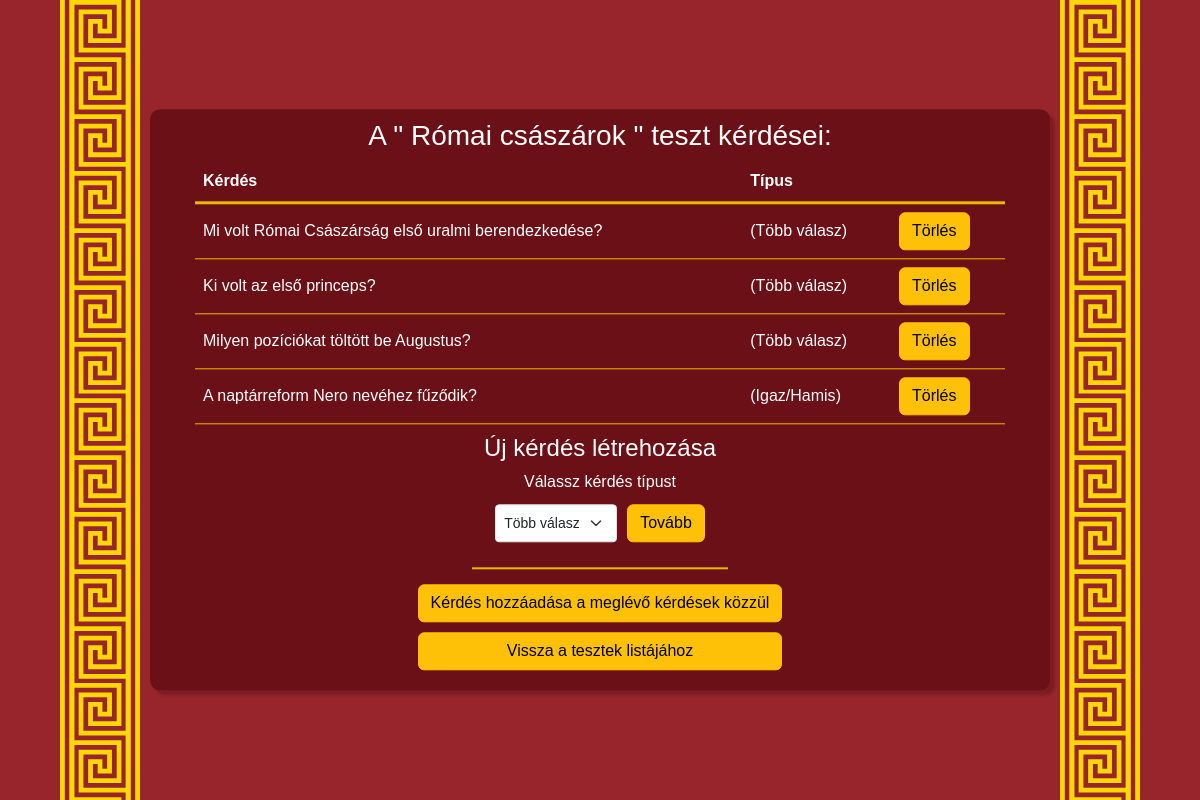
/test/27/test-details/ (signed in), run on the app's committed database.
### roman_map/models.py (models this page shows, shortened)
class Quiz(models.Model):
    id = models.BigAutoField(primary_key=True)
    title = models.CharField(max_length=255)
    description = models.TextField()
    created_date = models.DateTimeField(auto_now_add=True)
    created_by = models.ForeignKey(CustomUser, on_delete=models.CASCADE, related_name='created_quizzes', null=True, blank=True)

class Question(models.Model):
    id = models.BigAutoField(primary_key=True)
    QUESTION_TYPES = [
        ('mc', 'Több válasz'),
        ('tf', 'Igaz/Hamis')
    ]
    def validate_positiv_number(value):
        if value < 0:
            raise ValidationError(
                ('%(value)s kisebb min 0.'),
                params={'value': value},
            )
    quiz = models.ForeignKey(Quiz, on_delete=models.SET_NULL, related_name='questions', null=True, blank=True)
    text = models.CharField(max_length=255, blank=False)
    question_type = models.CharField(max_length=2, choices=QUESTION_TYPES)
    points = models.PositiveIntegerField(default=0, validators=[validate_positiv_number])

### roman_map/views.py (the view, shortened to what this page needs)
# urls.py: path('test/<int:quiz_id>/test-details/', view=views.teszt_reszletei, name='teszt_reszletei'),
def teszt_reszletei(request, quiz_id):
    try:
        quiz = Quiz.objects.get(id = quiz_id)
        if not quiz:
            db_logger.error("Hiba: nincs teszt")
            messages.error(request, "Hiba történt a folyamat során!")
        questions = quiz.questions.all()
        form = QuestionTypeForm()
        return render(request, "quiz/test_details.html", {
            "quiz": quiz,
            "questions": questions,
            "form": form
        })
    except Exception as e:
        db_logger.error("Hiba: "+str(e))
        messages.error(request, "Hiba az oldal betöltése során.")
        return redirect('teszt')

### roman_map/forms.py
class QuestionTypeForm(forms.Form):
    question_type = forms.ChoiceField(
        choices=Question.QUESTION_TYPES,
        label="Válassz kérdés típust",
        widget=forms.Select(attrs={'class':'form-select form-select-sm',})
    )

### roman_map/templates/quiz/test_details.html (shortened to what this page needs)
{% extends "quiz/test.html" %}
{% block content %}
<div class="content" id="quiz-details-content">
    <h3 class="quiz-subpage-title">A " {{ quiz.title }} " teszt kérdései:</h3>
    {% if questions.count %}
        <table class="table sajat-table">
            <thead class="sajat-head">
                <tr>
                    <th>Kérdés</th>
                    <th>Típus</th>
                </tr>
            </thead>
            <tbody>
                {% for question in questions %}
                    <tr>
                        <td>{{ question.text }}</td>
                        <td>({{ question.get_question_type_display }})</td>
                        <td><a href="{% url "kerdes_torlese" quiz.id question.id %}" onclick="return confirmDelete(event, this.href, 'Kérdés');" class="btn btn-warning">Törlés</a></td>
                    </tr>
                {% endfor %}
            </tbody>
        </table>
    {% else %}
        <div>
            <p>Még nincsenek kérdések</p>
        </div>
    {% endif %}
    <form method="post" id="new-question-form">
        <h4>Új kérdés létrehozása</h4>
        <label for="">{{ form.question_type.label }}</label>
        <div id="new-question-start">
            {{ form.question_type }}
            <button type="submit" class="btn btn-warning">Tovább</button>
        </div>
        <div class="disz-csik"></div>
        <div id="select-and-prew-links-container">
            <a href="{% url 'kerdes_kivalasztasa' quiz.id %}" class="btn btn-warning">Kérdés hozzáadása a meglévő kérdések közzül</a>
            <a href="{% url 'teszt' %}" class="btn btn-warning">Vissza a tesztek listájához</a>
        </div>
    </form>
</div>
{% endblock %}

### roman_map/static/styles/tests.css (style rules this page uses)
.table.sajat-table>tbody>tr>td { color: white; }
#quiz-details-content { padding-top: 10px; }
.quiz-subpage-title { color: white; }
#new-question-form label { margin-bottom: 10px; }
#new-question-form { display: grid; align-items: center; justify-items: center; color: white; }
#select-and-prew-links-container { display: flex; flex-direction: column; gap: 10px; }
#new-question-start { display: flex; flex-direction: row; gap: 10px; margin-bottom: 10px; }
.disz-csik { width: 70%; height: 2px; background-color: #ecba04; margin-top: 15px; margin-bottom: 15px; margin-left: auto; margin-right: auto; }
.content form { padding-top: 10px; padding-bottom: 10px; display: flex; flex-direction: column; color: white; }
.sajat-head>tr>th { color: white; }
.table>tbody>tr { border-bottom: 1px solid #ecba04; vertical-align: middle; }
.table thead { border-bottom: 3px solid #ecba04; }
.table.sajat-table { width: 90%; margin: auto; color: white; }
.sajat-table thead, .sajat-table tbody, .sajat-table tr, .sajat-table th, .sajat-table td { background-color: #6B1016 !important; color: white; }
.table { color: white; }
.tests-background { font-family: Arial, sans-serif; background-color: #98252c; }
.content { display: flex; flex-direction: column; align-items: center; width: 75%; box-shadow: 5px 5px 3px rgba(0, 0, 0, 0.2); position: absolute; top: 50%; left: 50%; transform: translate(-50%, -50%); margin: auto; background-color: #6B1016; border-radius: 10px 10px 10px 10px; padding-bottom: 10px; padding-top: 10px; color: white; }

### data on the page
Quiz: title "Római császárok"
Question: text "Mi volt Római Császárság első uralmi berendezkedése?", question_type "Több válasz"
Question: text "Ki volt az első princeps?", question_type "Több válasz"
Question: text "Milyen pozíciókat töltött be Augustus?", question_type "Több válasz"
Question: text "A naptárreform Nero nevéhez fűződik?", question_type "Igaz/Hamis"
